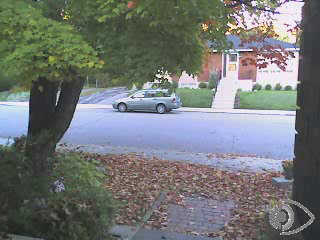
#> input picture frame 11 of videos/bike.avi, 320 x 240 px
$ python OpencvDemo087.py
#> lines starting #> are read from the running program, lines starting #| are printed output that depends on the picture; after the words box and inside, x2 and y2 are one past the last pixel; in counts of white or black regions, pixels touching at a corner belong together
#!/usr/bin/env python3
#coding = utf-8

import logging
import numpy as np
import cv2 as cv

# 视频分析—基于帧差法实现移动对象分析
def OpencvDemo087():
    logging.basicConfig(level=logging.DEBUG)

    capture = cv.VideoCapture("videos/bike.avi")
    if not capture.isOpened():
        logging.error("could not read a video file!")
        return cv.Error.StsError

    ret, src = capture.read()
#> src is the input picture: shape (240, 320, 3); mean B, G, R 117.9, 119.1, 115
    if not ret:
        logging.error("could not read a frame!")
        return cv.Error.StsError

    prev_gray = cv.cvtColor(src, cv.COLOR_BGR2GRAY)
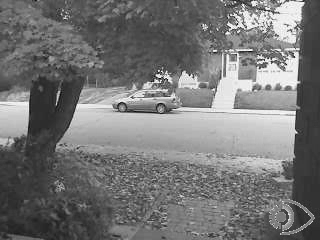
#> prev_gray: shape (240, 320); min 0, max 255, mean 117.7
    prev_gray = cv.GaussianBlur(prev_gray, (0, 0), 15)
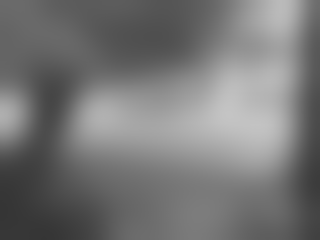
#> prev_gray: shape (240, 320); min 53, max 196, mean 117.7

    winName = "object tracking by frame-difference method"
    cv.namedWindow(winName, cv.WINDOW_AUTOSIZE)
    result = None

    while True:
        ret, src = capture.read()
        if not ret:
            break

        c = cv.waitKey(50)
#> (key Esc is pressed here)

        dst = np.copy(src)

        next_gray = cv.cvtColor(src, cv.COLOR_BGR2GRAY)
        next_gray = cv.GaussianBlur(next_gray, (0, 0), 15)

        diff = cv.subtract(next_gray, prev_gray, dtype=cv.CV_16S)
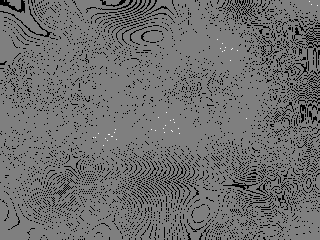
#> diff: shape (240, 320) int16; min -1, max 1, mean -0.123; drawn with min black and max white
        diff = cv.convertScaleAbs(diff)
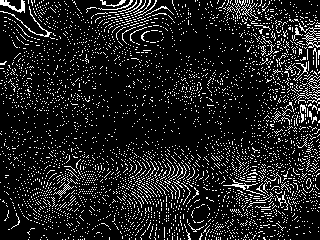
#> diff: shape (240, 320); values 0 (black) and 1 (white), 12.4% white in thin lines or dots

        _, binary = cv.threshold(diff, 0, 255, cv.THRESH_BINARY | cv.THRESH_OTSU)
#> binary: shape (240, 320); 12.4% white in thin lines or dots

        k = cv.getStructuringElement(cv.MORPH_RECT, (7, 7))
        binary = cv.morphologyEx(binary, cv.MORPH_OPEN, k)
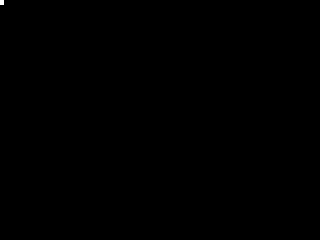
#> binary: shape (240, 320); 0.03% white; 1 white region, box (x1, y1, x2, y2) and area: (0, 0, 4, 5) 20

        contours, _ = cv.findContours(binary, cv.RETR_EXTERNAL, cv.CHAIN_APPROX_SIMPLE)
#> contours = [[[0, 0], [0, 4], [3, 4], [3, 0]]]
        cv.drawContours(dst, contours, -1, (0, 0, 255), 1, cv.LINE_8); # draw all contours found
#> dst: shape (240, 320, 3); mean B, G, R 117.7, 119, 114.9

        prev_gray = next_gray

        h, w, ch = src.shape
#> h = 240; w = 320; ch = 3
        if result is None:
            result = np.zeros([h, w * 3, ch], dtype=src.dtype)
        result[0 : h, 0 : w, :] = src
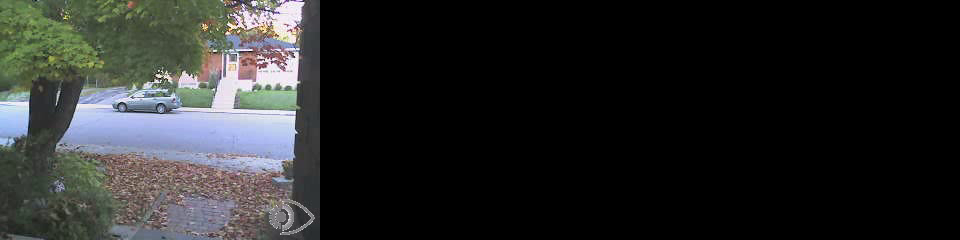
#> result: shape (240, 960, 3); mean B, G, R 39.2, 39.7, 38.3
        binary = cv.cvtColor(binary, cv.COLOR_GRAY2BGR) # 1 channel -> 3 channels
        result[0 : h, w : w * 2, :] = binary
#> result: shape (240, 960, 3); 0.01% of pixels changed, all inside (x1, y1, x2, y2) = (320, 0, 324, 5)
        result[0 : h, w * 2 : w * 3, :] = dst
        cv.putText(result, "original frame", (10, 30), cv.FONT_ITALIC, 0.6, (0, 0, 255), 1)
        cv.putText(result, "moving objects", (w + 10, 30), cv.FONT_ITALIC, 0.6, (0, 0, 255), 1)
        cv.putText(result, "processed frame", (w * 2 + 10, 30), cv.FONT_ITALIC, 0.6, (0, 0, 255), 1)
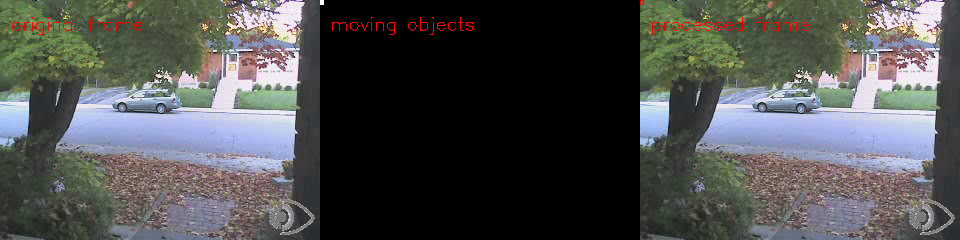
#> result: shape (240, 960, 3); mean B, G, R 78.3, 79.1, 77.4
        cv.imshow(winName, result)

        if c == 27: # ESC
            break

    cv.waitKey(0)

    cv.destroyAllWindows()

    return cv.Error.StsOk

if __name__ == "__main__":
    OpencvDemo087()

# end of file

$ run again, starting later in the video
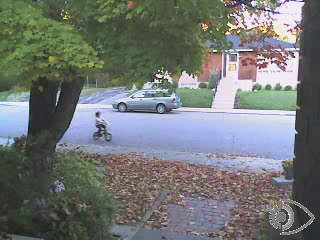
#> input picture frame 53 of videos/bike.avi, 320 x 240 px
#> in OpencvDemo087, src is the input picture: shape (240, 320, 3); mean B, G, R 117.3, 118.6, 114.8
#> in OpencvDemo087, `binary = cv.morphologyEx(binary, cv.MORPH_OPEN, k)`:
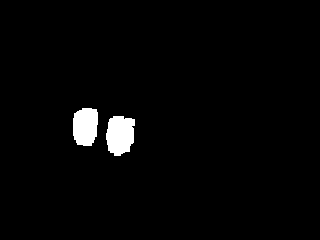
#> binary: shape (240, 320); 2.3% white; 2 white regions
#> contours = 2 contours; box (x1, y1, x2, y2) and area: (106, 116, 135, 156) 870, (73, 108, 98, 146) 768
#> dst: shape (240, 320, 3); mean B, G, R 116.6, 118.1, 115
#> in OpencvDemo087, `cv.putText(result, "processed frame", (w * 2 + 10, 30), cv.FONT_ITALIC..`:
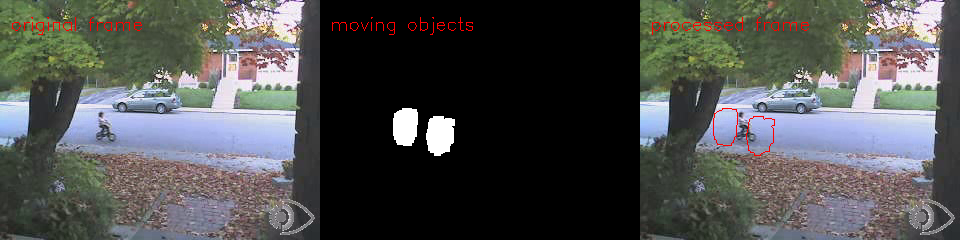
#> result: shape (240, 960, 3); mean B, G, R 79.7, 80.6, 79.3

$ run again, starting later in the video
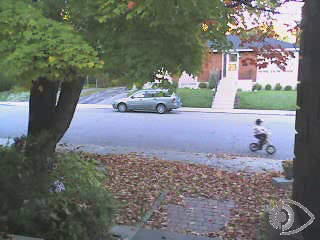
#> input picture frame 95 of videos/bike.avi, 320 x 240 px
#> in OpencvDemo087, src is the input picture: shape (240, 320, 3); mean B, G, R 116.8, 118.3, 114.7
#> in OpencvDemo087, `binary = cv.morphologyEx(binary, cv.MORPH_OPEN, k)`:
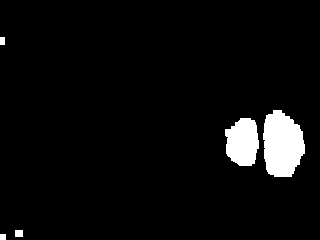
#> binary: shape (240, 320); 4.7% white; 5 white regions
#> contours = 5 contours; box (x1, y1, x2, y2) and area: (263, 110, 305, 177) 2086, (225, 118, 259, 166) 1220, (15, 230, 23, 237) 42, (0, 37, 5, 45) 28, (0, 234, 6, 240) 25
#> dst: shape (240, 320, 3); mean B, G, R 115.8, 117.6, 115.1
#> in OpencvDemo087, `cv.putText(result, "processed frame", (w * 2 + 10, 30), cv.FONT_ITALIC..`:
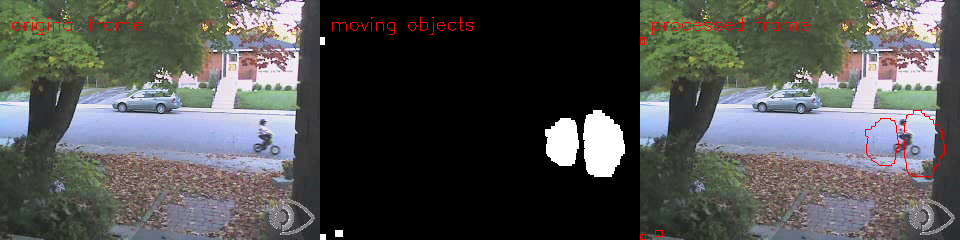
#> result: shape (240, 960, 3); mean B, G, R 81.3, 82.3, 81.3
